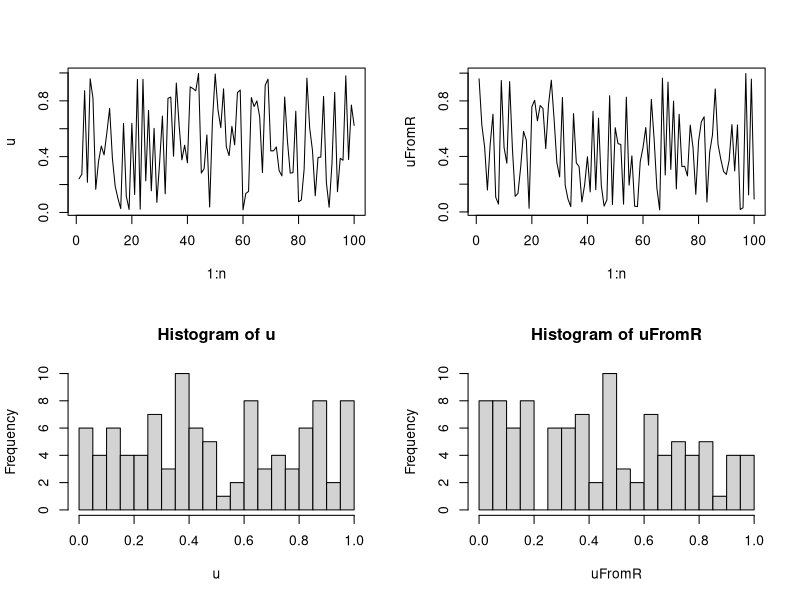

This figure's R source: (Note: this script raises an error after producing the figure.)
################################################################
### Demo code for Unit 10 of Stat243, "Simulation"
### Chris Paciorek, October 2017
################################################################

#########################################
# 4: Random number generation
#########################################

### 4.1 Generating random uniforms on a computer

## @knitr linear-cong

n <- 100
a <- 171
m <- 30269
u <- rep(NA, n) 
u[1] <- 7306 
for(i in 2:n)
  u[i] <- (a * u[i-1]) %% m 
u <- u/m
uFromR <- runif(n) 
par(mfrow = c(2,2)) 
plot(1:n, u, type = 'l') 
plot(1:n, uFromR, type = 'l') 
hist(u, nclass = 25) 
hist(uFromR, nclass = 25)

## @knitr Wichmann

RNGkind("Wichmann-Hill")
set.seed(1)
saveSeed <- .Random.seed
uFromR <- runif(10)
a <- c(171, 172, 170)
m <- c(30269, 30307, 30323)
xyz <- matrix(NA, nr = 10, nc = 3)
xyz[1, ] <- (a * saveSeed[2:4]) %% m
for( i in 2:10)
	xyz[i, ] <- (a * xyz[i-1, ]) %% m
for(i in 1:10)
	print(c(uFromR[i],sum(xyz[i, ]/m)%%1))
## we should be able to recover the current value of the seed
xyz[10, ]
.Random.seed[2:4]

## @knitr blank

### 4.3 RNG in R 

## @knitr seed

set.seed(1)
rnorm(10)
set.seed(1)
rnorm(10)

## @knitr seed-save

set.seed(1)
rnorm(5)
savedSeed <- .Random.seed
tmp <- sample(1:50, 2000, replace = TRUE)
.Random.seed <- savedSeed
rnorm(5)

## @knitr seed-restore

f <- function(args) {
  oldseed <- .Random.seed
  ## other code 
  .Random.seed <<- oldseed # note global assignment!
}

## @knitr blank

###################################
# 5: Generating random variables
###################################

### 5.1 Multivariate distributions

## @knitr mvnorm

U <- chol(covMat)
crossprod(U, rnorm(nrow(covMat)))

## @knitr blank

### 5.3 Rejection sampling

## generating efficiently from a truncated normal

## suppose we want to generate from X ~ N(1, 2^2) I(x > 4)

mu <- 1; sd <- 2
tau <- 4 # truncation point
samps <- rnorm(10000, mu, sd)
samps <- samps[samps > tau]
length(samps)/10000  # around 640 of 10000
hist(samps)


tauStd <- (tau - mu)/sd  # put trunc. pt on standardized scale
lamStar <- (tauStd + sqrt(tauStd^2+4))/2 # rate of exponential
c <- (1/lamStar)*exp(lamStar^2/2 - lamStar*tauStd)/(sqrt(2*pi)*(1-pnorm(tauStd)))

y <- rexp(2000, rate = lamStar) + tauStd  # + tauStd does the shifting of the exponential
u <- runif(2000)
samps2 <- mu + sd * y[u <= exp(-(y-lamStar)^2/2)]  # mu + sd part reverses the standardization
length(samps2)/2000 # empirical acceptance rate
1/c  # theoretical acceptance rate

## plots here are done on the standardized scale for simplicity
par(mfrow = c(1,3))

## this shows f(x) and c*g(x) on the standardized scale
yvals <- seq(tauStd, 5, len = 100)
plot(yvals, c*dexp(yvals - tauStd, rate = lamStar), type = 'l')
lines(yvals, dnorm(yvals)/(1-pnorm(tauStd)), col = 'red')
legend('topright', lty=c(1,1), col=c('red','black'),
       legend = c('f(x)', 'c*g(x)'))
## exp is a nice envelope

yvals <- seq(5, 10, len = 100)
plot(yvals, c*dexp(yvals - tauStd, rate = lamStar), type = 'l')
lines(yvals, dnorm(yvals)/(1-pnorm(tauStd)), col = 'red')
## in tail, exp is much fatter than normal, but few proposals are in tail anyway

plot(y, u, pch = 16)
points(y[u <= exp(-(y-lamStar)^2/2)], u[u <= exp(-(y-lamStar)^2/2)], col = 'red', pch = 16)  # we accept red points and reject black

### 5.5 Importance sampling


## suppose we want to estimate P(X < -3) for a Cauchy (this is of interest in the case where we don't have the CDF in closed form)
## instead of drawing from a standard Cauchy, let's draw from a Cauchy shifted to be centered at -5

## write out the code below for a single estimate

m <- 1000 # number of samples for each estimator
## standard MC estimator
set.seed(1)
y <- rt(m, df = 1)
## samples for importance sampler
set.seed(1)
x <- rt(m, df = 1) - 5  # i.e sample from g(x) being a Cauchy centered at -5
f <- dt(x, df = 1)  # density of x under f
g <- dt(x + 5, df = 1)  # density of x under g (density of x under a Cauchy centered at -5 is the same as density of x+5 under Cauchy centered at 0)
w <- f/g  # weights

stdEst <- mean(y < (-3))
isEst <- mean((x < (-3))*w) # i.e. (1/m)*sum((x < (-3))*w)

## now let's do a small simulation study of the estimator

nSims <- 100

m <- 1000 # number of samples for each estimator

isEst <- stdEst <- varIS <- varStd <- rep(NA, nSims)
set.seed(1)
for(i in 1:nSims){  # a small simulation study of the approach with m = 1000
  ## note this could be done w/out looping if I were trying to be efficient

  ## samples for MC estimator

  y <- rt(m, df = 1)

  ## samples for importance sampler
  set.seed(1)
  x <- rt(m, df = 1) - 5  # i.e sample from g(x) being a Cauchy centered at -5
  f <- dt(x, df = 1)  # density of x under f
  g <- dt(x + 5, df = 1)  # density of x under g (density of x under a Cauchy centered at -5 is the same as density of x+5 under Cauchy centered at 0)
  w <- f/g  # weights
  
  isEst[i] <- mean((x < (-3))*w)
  stdEst[i] <- mean(y < (-3))
}

mean((isEst - pt(-3, df = 1))^2)  # variance of IS estimator based on entire sim study
mean((stdEst - pt(-3, df = 1))^2)  # variance of standard MC estimator based on entire sim study
## order of magnitude gain in efficiency



############################################
# 4: Design of simulation studies
############################################

# 4.2 Overview

## @knitr tvsnormal

devs <- rnorm(100)
tdevs <- qt(pnorm(devs), df = 1)
plot(devs, tdevs)
abline(0,1)

## @knitr blank

##############################################
# 5: Implementation of simulation studies
##############################################

## @knitr expand.grid

require(fields)
thetaLevels <- c("low", "med", "hi")
n <- c(10, 100, 1000)
tVsNorm <- c("t", "norm")
levels <- expand.grid(thetaLevels, tVsNorm, n)
## example of replicate() -- generate m sets correlated normals
set.seed(1)
genFun <- function(n, theta = 1){
	u <- rnorm(n)
	x <- runif(n)
	Cov <- exp(-rdist(x)/theta)
	U <- chol(Cov)
	return(cbind(x,crossprod(U, u)))
}
m <- 20
simData <- replicate(m, genFun(100, 1))
dim(simData) # 100 observations by {x, y} values by 20 replicates
